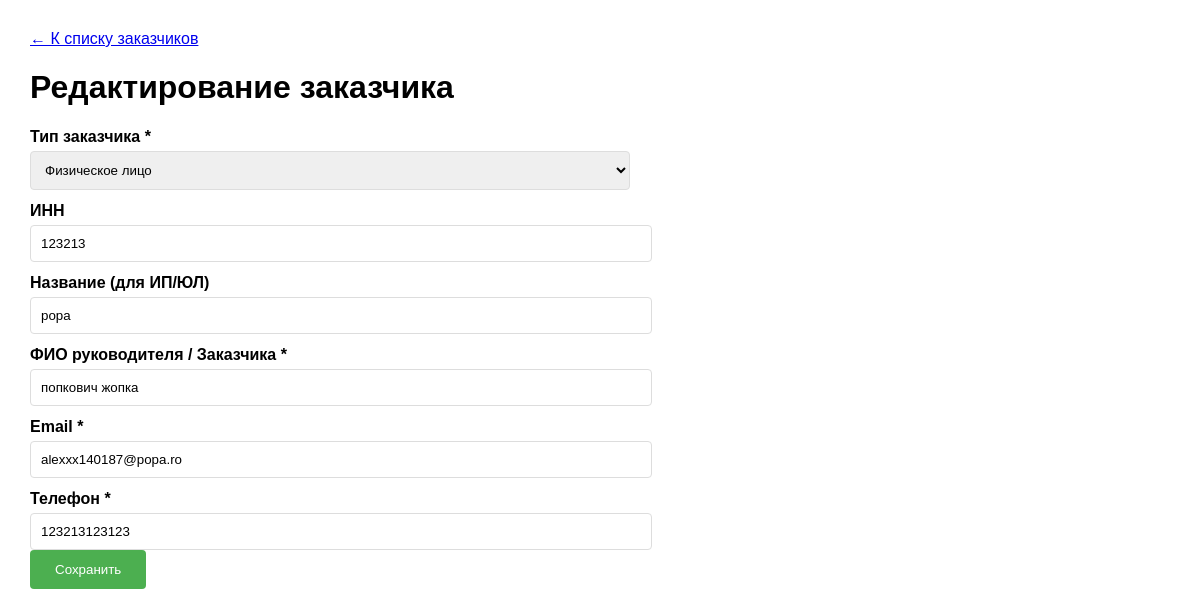
The page /customer_edit.php?id=1&workspace_id=13 (signed in) on the database its author committed.
### tables this page shows
CREATE TABLE "customers" (
                id INTEGER PRIMARY KEY,
                workspace_id INTEGER DEFAULT 1,
                type TEXT NOT NULL DEFAULT 'Физическое лицо',
                inn TEXT,
                name TEXT,
                director_name TEXT NOT NULL,
                email TEXT NOT NULL,
                phone TEXT NOT NULL,
                created_at DATETIME DEFAULT CURRENT_TIMESTAMP
            );

### customer_edit.php (the view, shortened to what this page needs)
<?php
require_once 'config.php';
$workspace_id = isset($_GET['workspace_id']) ? (int)$_GET['workspace_id'] : 0;
$editId = isset($_GET['id']) ? (int)$_GET['id'] : 0;
$customer = null;
if ($editId) {
    $stmt = $db->prepare("SELECT * FROM customers WHERE id = ? AND workspace_id = ?");
    $stmt->execute([$editId, $workspace_id]);
    $customer = $stmt->fetch();
}
?>
<!DOCTYPE html>
<html lang="ru">
<head>
</head>
<body>
    <a href="customers.php?workspace_id=<?= $workspace_id ?>">← К списку заказчиков</a>
    <h1><?= $editId ? 'Редактирование' : 'Добавление' ?> заказчика</h1>
    <form method="POST">
        <label>Тип заказчика *</label>
        <select name="customer_type" required>
            <option value="Физическое лицо" <?= ($customer['type']??'')=='Физическое лицо'?'selected':'' ?>>Физическое лицо</option>
        </select>
        <label>ИНН</label>
        <input type="text" name="inn" value="<?= htmlspecialchars($customer['inn'] ?? '') ?>">
        <label>Название (для ИП/ЮЛ)</label>
        <input type="text" name="name" value="<?= htmlspecialchars($customer['name'] ?? '') ?>">
        <label>ФИО руководителя / Заказчика *</label>
        <input type="text" name="director_name" value="<?= htmlspecialchars($customer['director_name'] ?? '') ?>" required>
        <label>Email *</label>
        <input type="email" name="email" value="<?= htmlspecialchars($customer['email'] ?? '') ?>" required>
        <label>Телефон *</label>
        <input type="text" name="phone" value="<?= htmlspecialchars($customer['phone'] ?? '') ?>" required>
        <button type="submit">Сохранить</button>
    </form>
</body>
</html>

### customer_edit.php (style rules this page uses)
body { font-family: Arial, sans-serif; margin: 30px; }
form { max-width: 600px; }
label { display: block; margin: 12px 0 5px; font-weight: bold; }
input, select { width: 100%; padding: 10px; border: 1px solid #ddd; border-radius: 4px; }
button { background: #4CAF50; color: white; padding: 12px 25px; border: none; border-radius: 4px; cursor: pointer; }

### rows shown on the page
customers: customer_type "Физическое лицо", inn "123213", name "popa", director_name "попкович жопка", email "alexxx140187@popa.ro", phone "123213123123"
